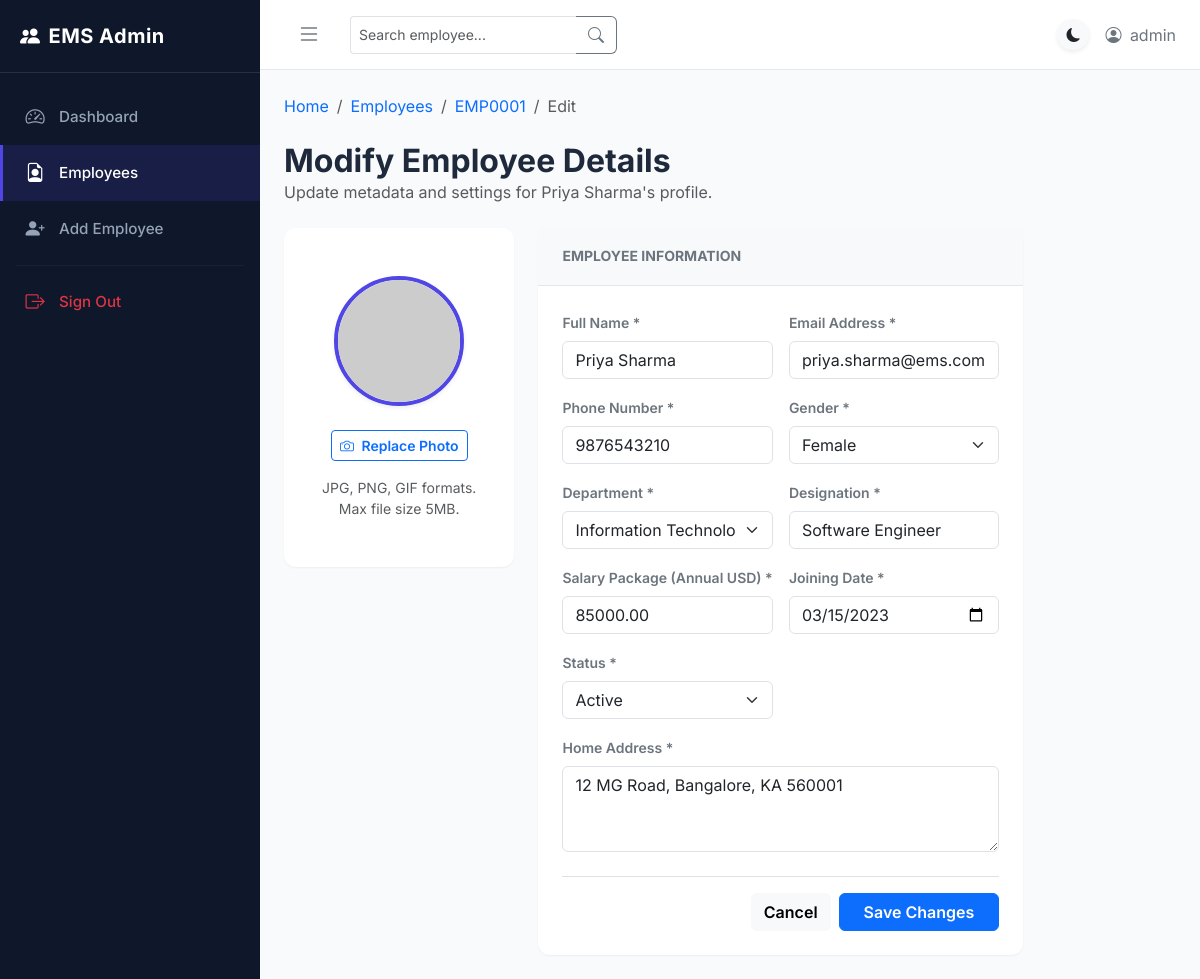
Screenshot of /employees/edit/EMP0001/ (signed in) with the database file from the repository.
### employee/models.py (models this page shows, shortened)
class Employee(models.Model):
    DEPARTMENT_CHOICES = [
        ('HR', 'Human Resources'),
        ('IT', 'Information Technology'),
        ('Finance', 'Finance'),
        ('Marketing', 'Marketing'),
        ('Sales', 'Sales'),
        ('Operations', 'Operations'),
    ]
    GENDER_CHOICES = [
        ('Male', 'Male'),
        ('Female', 'Female'),
        ('Other', 'Other'),
    ]
    STATUS_CHOICES = [
        ('Active', 'Active'),
        ('Inactive', 'Inactive'),
    ]
    id = models.CharField(max_length=20, primary_key=True, editable=False)
    name = models.CharField(max_length=100)
    email = models.EmailField(unique=True)
    phone = models.CharField(max_length=15)
    department = models.CharField(max_length=50, choices=DEPARTMENT_CHOICES)
    designation = models.CharField(max_length=100)
    salary = models.DecimalField(max_digits=10, decimal_places=2)
    gender = models.CharField(max_length=10, choices=GENDER_CHOICES)
    address = models.TextField()
    joining_date = models.DateField(default=timezone.now)
    status = models.CharField(max_length=10, choices=STATUS_CHOICES, default='Active')
    photo = models.ImageField(upload_to='employee_photos/', blank=True, null=True)
    created_at = models.DateTimeField(auto_now_add=True)
    updated_at = models.DateTimeField(auto_now=True)
    class Meta:
        ordering = ['-created_at']

### employee/views.py (the view, shortened to what this page needs)
# urls.py: path('employees/edit/<str:pk>/', EmployeeUpdateView.as_view(), name='employee_edit'),
class EmployeeUpdateView(LoginRequiredMixin, UpdateView):
    model = Employee
    form_class = EmployeeForm
    template_name = 'employee/edit_employee.html'

### employee/forms.py (shortened to what this page needs)
class EmployeeForm(forms.ModelForm):
    class Meta:
        model = Employee
        fields = [
            'name', 'email', 'phone', 'department', 'designation',
            'salary', 'gender', 'address', 'joining_date', 'status', 'photo'
        ]
        widgets = {
            'joining_date': forms.DateInput(attrs={'type': 'date'}),
            'address': forms.Textarea(attrs={'rows': 3, 'placeholder': 'Enter street address, city, state, and ZIP code'}),
        }
    def __init__(self, *args, **kwargs):
        super().__init__(*args, **kwargs)
        for field_name, field in self.fields.items():
            if field_name in ['department', 'gender', 'status']:
                field.widget.attrs['class'] = 'form-select'
            elif field_name == 'photo':
                field.widget.attrs['class'] = 'form-control'
            else:
                field.widget.attrs['class'] = 'form-control'
            if field_name not in ['joining_date', 'department', 'gender', 'status', 'photo']:
                field.widget.attrs['placeholder'] = f"Enter {field.label.lower()}"

### employee/templates/employee/edit_employee.html (shortened to what this page needs)
{% extends 'employee/base.html' %}
{% block breadcrumb %}
<li class="breadcrumb-item"><a href="{% url 'employee_list' %}" class="text-decoration-none">Employees</a></li>
<li class="breadcrumb-item"><a href="{% url 'employee_detail' object.id %}" class="text-decoration-none">{{ object.id }}</a></li>
<li class="breadcrumb-item active" aria-current="page">Edit</li>
{% endblock %}
{% block content %}
<div class="d-flex justify-content-between align-items-center mb-4">
    <div>
        <h2 class="fw-bold mb-0">Modify Employee Details</h2>
        <p class="text-muted mb-0">Update metadata and settings for {{ object.name }}'s profile.</p>
    </div>
</div>
<div class="row">
    <div class="col-12 col-xl-10">
        <form method="POST" enctype="multipart/form-data" class="needs-validation" novalidate>
            <div class="row g-4">
                <div class="col-12 col-md-4 text-center">
                    <div class="card card-custom py-4">
                        <div class="card-body d-flex flex-column align-items-center justify-content-center">
                            <div class="profile-photo-container mb-3 shadow-sm" style="width: 130px; height: 130px;">
                                {% if object.photo %}
                                    <img id="photo-preview" src="{{ object.photo.url }}" alt="Profile Photo Preview">
                                {% else %}
                                    <img id="photo-preview" src="https://via.placeholder.com/150?text=Upload+Photo" alt="Profile Photo Preview">
                                {% endif %}
                            </div>
                            <label for="id_photo" class="btn btn-outline-primary btn-sm fw-semibold mt-2">
                                <i class="bi bi-camera me-1"></i> Replace Photo
                            </label>
                            <span class="text-muted small mt-3">JPG, PNG, GIF formats.<br>Max file size 5MB.</span>
                        </div>
                    </div>
                </div>
                <div class="col-12 col-md-8">
                    <div class="card card-custom mb-0">
                        <div class="card-header bg-light">
                            <h5 class="fw-bold text-secondary mb-0 small text-uppercase">Employee Information</h5>
                        </div>
                        <div class="card-body">
                            <div class="row g-3">
                                <div class="col-12 col-sm-6">
                                    <label for="id_name" class="form-label small fw-semibold text-secondary">Full Name *</label>
                                    {{ form.name }}
                                </div>
                                <div class="col-12 col-sm-6">
                                    <label for="id_email" class="form-label small fw-semibold text-secondary">Email Address *</label>
                                    {{ form.email }}
                                </div>
                                <div class="col-12 col-sm-6">
                                    <label for="id_phone" class="form-label small fw-semibold text-secondary">Phone Number *</label>
                                    {{ form.phone }}
                                </div>
                                <div class="col-12 col-sm-6">
                                    <label for="id_gender" class="form-label small fw-semibold text-secondary">Gender *</label>
                                    {{ form.gender }}
                                </div>
                                <div class="col-12 col-sm-6">
                                    <label for="id_department" class="form-label small fw-semibold text-secondary">Department *</label>
                                    {{ form.department }}
                                </div>
                                <div class="col-12 col-sm-6">
                                    <label for="id_designation" class="form-label small fw-semibold text-secondary">Designation *</label>
                                    {{ form.designation }}
                                </div>
                                <div class="col-12 col-sm-6">
                                    <label for="id_salary" class="form-label small fw-semibold text-secondary">Salary Package (Annual USD) *</label>
                                    {{ form.salary }}
                                </div>
                                <div class="col-12 col-sm-6">
                                    <label for="id_joining_date" class="form-label small fw-semibold text-secondary">Joining Date *</label>
                                    {{ form.joining_date }}
                                </div>
                                <div class="col-12 col-sm-6">
                                    <label for="id_status" class="form-label small fw-semibold text-secondary">Status *</label>
                                    {{ form.status }}
                                </div>
                                <div class="col-12">
                                    <label for="id_address" class="form-label small fw-semibold text-secondary">Home Address *</label>
                                    {{ form.address }}
                                </div>
                            </div>
                            <div class="d-flex justify-content-end gap-2 mt-4 pt-3 border-top">
                                <a href="{% url 'employee_detail' object.id %}" class="btn btn-light fw-semibold">Cancel</a>
                                <button type="submit" class="btn btn-primary fw-semibold px-4">Save Changes</button>
                            </div>
                        </div>
                    </div>
                </div>
            </div>
        </form>
    </div>
</div>
{% endblock %}

### employee/templates/employee/base.html (shortened to what this page needs)
{% load static %}
<!DOCTYPE html>
<html lang="en">
<head>
    <link href="https://cdn.jsdelivr.net/npm/bootstrap@5.3.0/dist/css/bootstrap.min.css" rel="stylesheet">
    <link rel="stylesheet" href="https://cdn.jsdelivr.net/npm/bootstrap-icons@1.10.5/font/bootstrap-icons.css">
    <link rel="stylesheet" href="{% static 'css/styles.css' %}">
</head>
<body>
    <div id="wrapper">
        <aside id="sidebar">
            <div class="sidebar-header">
                <h5><i class="bi bi-people-fill me-2"></i>EMS Admin</h5>
            </div>
            <nav class="nav flex-column mt-3">
                <a class="nav-link {% if request.resolver_match.url_name == 'dashboard' %}active{% endif %}" href="{% url 'dashboard' %}">
                    <i class="bi bi-speedometer2"></i>
                    <span>Dashboard</span>
                </a>
                <a class="nav-link {% if request.resolver_match.url_name == 'employee_list' or request.resolver_match.url_name == 'employee_detail' or request.resolver_match.url_name == 'employee_edit' %}active{% endif %}" href="{% url 'employee_list' %}">
                    <i class="bi bi-file-earmark-person"></i>
                    <span>Employees</span>
                </a>
                <a class="nav-link {% if request.resolver_match.url_name == 'employee_add' %}active{% endif %}" href="{% url 'employee_add' %}">
                    <i class="bi bi-person-plus-fill"></i>
                    <span>Add Employee</span>
                </a>
                <hr class="mx-3 my-2" style="border-color: rgba(255,255,255,0.15);">
                {% if user.is_authenticated %}
                <a class="nav-link text-danger mt-auto sidebar-footer mb-3" href="{% url 'logout' %}">
                    <i class="bi bi-box-arrow-right"></i>
                    <span>Sign Out</span>
                </a>
                {% endif %}
            </nav>
        </aside>
        <div id="content-wrapper">
            <header class="topbar">
                <div class="d-flex align-items-center">
                    <button class="btn btn-link text-secondary me-3" id="sidebarToggle">
                        <i class="bi bi-list fs-4"></i>
                    </button>
                    <form class="d-none d-md-flex" action="{% url 'employee_search' %}" method="GET">
                        <div class="input-group">
                            <input type="text" name="q" class="form-control form-control-sm border-end-0" placeholder="Search employee..." value="{{ request.GET.q }}">
                            <button class="btn btn-outline-secondary border-start-0" type="submit">
                                <i class="bi bi-search"></i>
                            </button>
                        </div>
                    </form>
                </div>
                <div class="d-flex align-items-center gap-3">
                    <a href="#" class="btn btn-light btn-sm rounded-circle shadow-sm" id="darkModeToggle" title="Toggle Dark/Light Mode">
                        <i class="bi bi-moon-fill text-dark"></i>
                    </a>
                    {% if user.is_authenticated %}
                    <span class="text-secondary d-none d-sm-inline">
                        <i class="bi bi-person-circle me-1"></i> {{ user.username }}
                    </span>
                    {% endif %}
                </div>
            </header>
            <main class="main-content">
                <nav aria-label="breadcrumb" class="mb-4">
                    <ol class="breadcrumb">
                        <li class="breadcrumb-item"><a href="{% url 'dashboard' %}" class="text-decoration-none">Home</a></li>
                        {% block breadcrumb %}{% endblock %}
                    </ol>
                </nav>
                {% block content %}{% endblock %}
            </main>
        </div>
    </div>
</body>
</html>

### static/css/styles.css (style rules this page uses)
:root { --font-primary: 'Inter', sans-serif; --bg-app: #f8fafc; --bg-card: #ffffff; --bg-sidebar: #0f172a; --text-primary: #1e293b; --text-secondary: #64748b; --text-muted: #94a3b8; --border-color: #e2e8f0; --color-primary: #4f46e5; --color-primary-hover: #4338ca; --color-success: #10b981; --color-danger: #ef4444; --color-warning: #f59e0b; --color-info: #06b6d4; --shadow-sm: 0 1px 2px 0 rgba(0, 0, 0, 0.05); --shadow-md: 0 4px 6px -1px rgba(0, 0, 0, 0.1), 0 2px 4px -1px rgba(0, 0, 0, 0.06); --shadow-lg: 0 10px 15px -3px rgba(0, 0, 0, 0.1), 0 4px 6px -2px rgba(0, 0, 0, 0.05); --sidebar-width: 260px; --sidebar-collapsed-width: 70px; }
body { font-family: var(--font-primary); background-color: var(--bg-app); color: var(--text-primary); transition: background-color 0.3s ease, color 0.3s ease; overflow-x: hidden; }
#wrapper { display: flex; min-height: 100vh; }
#sidebar { width: var(--sidebar-width); background-color: var(--bg-sidebar); color: #f8fafc; transition: all 0.3s ease; z-index: 1000; display: flex; flex-direction: column; }
#sidebar .sidebar-header { padding: 1.5rem 1.25rem; border-bottom: 1px solid rgba(255, 255, 255, 0.1); display: flex; align-items: center; justify-content: space-between; }
#sidebar .sidebar-header h5 { font-weight: 700; letter-spacing: 0.5px; margin: 0; color: #ffffff; }
#sidebar .nav-link { color: #94a3b8; padding: 0.85rem 1.25rem; font-weight: 500; font-size: 0.95rem; display: flex; align-items: center; border-left: 3px solid transparent; transition: all 0.2s ease; }
#sidebar .nav-link i { font-size: 1.2rem; margin-right: 0.75rem; width: 24px; text-align: center; }
#sidebar .nav-link.active { color: #ffffff; background-color: rgba(79, 70, 229, 0.15); border-left-color: var(--color-primary); }
#content-wrapper { flex-grow: 1; display: flex; flex-direction: column; width: calc(100% - var(--sidebar-width)); min-height: 100vh; transition: all 0.3s ease; }
.topbar { background-color: var(--bg-card); height: 70px; border-bottom: 1px solid var(--border-color); padding: 0 1.5rem; display: flex; align-items: center; justify-content: space-between; transition: background-color 0.3s ease, border-color 0.3s ease; }
.main-content { flex-grow: 1; padding: 1.5rem; }
.card-custom { border: none; border-radius: 12px; background-color: var(--bg-card); box-shadow: var(--shadow-sm); transition: background-color 0.3s ease; margin-bottom: 1.5rem; }
.card-custom .card-header { background-color: transparent; border-bottom: 1px solid var(--border-color); padding: 1.25rem 1.5rem; font-weight: 600; color: var(--text-primary); }
.card-custom .card-body { padding: 1.5rem; }
.profile-photo-container { position: relative; width: 150px; height: 150px; border-radius: 50%; overflow: hidden; border: 4px solid var(--color-primary); background-color: #f1f5f9; }
.profile-photo-container img { width: 100%; height: 100%; object-fit: cover; }

### rows the page displays
Employee: id "EMP0001", name "Priya Sharma", email "priya.sharma@ems.com", phone "9876543210", gender "Female", department "Information Technology", designation "Software Engineer", salary "85000.00", joining_date "03/15/2023", status "Active", address "12 MG Road, Bangalore, KA 560001"

### other values shown
{{ user.username }} "admin"
